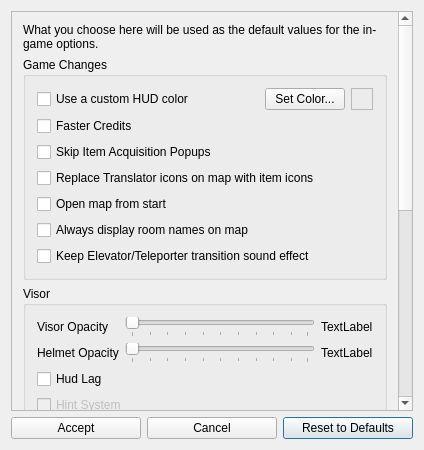
<?xml version="1.0" encoding="UTF-8"?>
<ui version="4.0">
 <class>EchoesCosmeticPatchesDialog</class>
 <widget class="QDialog" name="EchoesCosmeticPatchesDialog">
  <property name="geometry">
   <rect>
    <x>0</x>
    <y>0</y>
    <width>424</width>
    <height>450</height>
   </rect>
  </property>
  <property name="windowTitle">
   <string>Metroid Prime 2 - Cosmetic Options</string>
  </property>
  <layout class="QGridLayout" name="gridLayout">
   <item row="2" column="2">
    <widget class="QPushButton" name="reset_button">
     <property name="text">
      <string>Reset to Defaults</string>
     </property>
    </widget>
   </item>
   <item row="2" column="0">
    <widget class="QPushButton" name="accept_button">
     <property name="text">
      <string>Accept</string>
     </property>
    </widget>
   </item>
   <item row="2" column="1">
    <widget class="QPushButton" name="cancel_button">
     <property name="text">
      <string>Cancel</string>
     </property>
    </widget>
   </item>
   <item row="1" column="0" colspan="3">
    <widget class="QScrollArea" name="scrollArea">
     <property name="widgetResizable">
      <bool>true</bool>
     </property>
     <widget class="QWidget" name="scroll_area_contents">
      <property name="geometry">
       <rect>
        <x>0</x>
        <y>0</y>
        <width>390</width>
        <height>779</height>
       </rect>
      </property>
      <layout class="QVBoxLayout" name="verticalLayout">
       <item>
        <widget class="QLabel" name="description_label">
         <property name="text">
          <string>&lt;html&gt;&lt;head/&gt;&lt;body&gt;&lt;p&gt;What you choose here will be used as the default values for the in-game options.&lt;/p&gt;&lt;/body&gt;&lt;/html&gt;</string>
         </property>
         <property name="wordWrap">
          <bool>true</bool>
         </property>
        </widget>
       </item>
       <item>
        <widget class="QGroupBox" name="game_changes_box">
         <property name="title">
          <string>Game Changes</string>
         </property>
         <layout class="QVBoxLayout" name="game_changes_layout">
          <item>
           <layout class="QHBoxLayout" name="hud_color_layout">
            <property name="spacing">
             <number>6</number>
            </property>
            <item>
             <widget class="QCheckBox" name="custom_hud_color">
              <property name="text">
               <string>Use a custom HUD color</string>
              </property>
             </widget>
            </item>
            <item>
             <widget class="QPushButton" name="custom_hud_color_button">
              <property name="sizePolicy">
               <sizepolicy hsizetype="Maximum" vsizetype="Fixed">
                <horstretch>0</horstretch>
                <verstretch>0</verstretch>
               </sizepolicy>
              </property>
              <property name="text">
               <string>Set Color...</string>
              </property>
             </widget>
            </item>
            <item>
             <widget class="QFrame" name="custom_hud_color_square">
              <property name="sizePolicy">
               <sizepolicy hsizetype="Fixed" vsizetype="Fixed">
                <horstretch>0</horstretch>
                <verstretch>0</verstretch>
               </sizepolicy>
              </property>
              <property name="minimumSize">
               <size>
                <width>22</width>
                <height>22</height>
               </size>
              </property>
              <property name="autoFillBackground">
               <bool>false</bool>
              </property>
              <property name="frameShape">
               <enum>QFrame::StyledPanel</enum>
              </property>
              <property name="frameShadow">
               <enum>QFrame::Raised</enum>
              </property>
              <property name="lineWidth">
               <number>1</number>
              </property>
             </widget>
            </item>
           </layout>
          </item>
          <item>
           <widget class="QCheckBox" name="faster_credits_check">
            <property name="text">
             <string>Faster Credits</string>
            </property>
           </widget>
          </item>
          <item>
           <widget class="QCheckBox" name="remove_hud_popup_check">
            <property name="text">
             <string>Skip Item Acquisition Popups</string>
            </property>
           </widget>
          </item>
          <item>
           <widget class="QCheckBox" name="pickup_markers_check">
            <property name="text">
             <string>Replace Translator icons on map with item icons</string>
            </property>
           </widget>
          </item>
          <item>
           <widget class="QCheckBox" name="open_map_check">
            <property name="text">
             <string>Open map from start</string>
            </property>
           </widget>
          </item>
          <item>
           <widget class="QCheckBox" name="unvisited_room_names_check">
            <property name="text">
             <string>Always display room names on map</string>
            </property>
           </widget>
          </item>
          <item>
           <widget class="QCheckBox" name="elevator_sound_check">
            <property name="toolTip">
             <string>&lt;html&gt;&lt;head/&gt;&lt;body&gt;&lt;p&gt;The sound effect is always kept when elevators are vanilla.&lt;/p&gt;&lt;/body&gt;&lt;/html&gt;</string>
            </property>
            <property name="text">
             <string>Keep Elevator/Teleporter transition sound effect</string>
            </property>
           </widget>
          </item>
         </layout>
        </widget>
       </item>
       <item>
        <widget class="QGroupBox" name="visor_box">
         <property name="title">
          <string>Visor</string>
         </property>
         <layout class="QGridLayout" name="visor_layout">
          <item row="3" column="0" colspan="2">
           <widget class="QCheckBox" name="hud_lag_check">
            <property name="text">
             <string>Hud Lag</string>
            </property>
           </widget>
          </item>
          <item row="0" column="0">
           <widget class="QLabel" name="hud_alpha_label">
            <property name="text">
             <string>Visor Opacity</string>
            </property>
           </widget>
          </item>
          <item row="1" column="1">
           <widget class="QSlider" name="helmet_alpha_slider">
            <property name="orientation">
             <enum>Qt::Horizontal</enum>
            </property>
            <property name="tickPosition">
             <enum>QSlider::TicksBelow</enum>
            </property>
           </widget>
          </item>
          <item row="0" column="2">
           <widget class="QLabel" name="hud_alpha_value_label">
            <property name="text">
             <string>TextLabel</string>
            </property>
           </widget>
          </item>
          <item row="1" column="0">
           <widget class="QLabel" name="helmet_alpha_label">
            <property name="text">
             <string>Helmet Opacity</string>
            </property>
           </widget>
          </item>
          <item row="1" column="2">
           <widget class="QLabel" name="helmet_alpha_value_label">
            <property name="text">
             <string>TextLabel</string>
            </property>
           </widget>
          </item>
          <item row="0" column="1">
           <widget class="QSlider" name="hud_alpha_slider">
            <property name="orientation">
             <enum>Qt::Horizontal</enum>
            </property>
            <property name="tickPosition">
             <enum>QSlider::TicksBelow</enum>
            </property>
           </widget>
          </item>
          <item row="4" column="0" colspan="2">
           <widget class="QCheckBox" name="checkBox">
            <property name="enabled">
             <bool>false</bool>
            </property>
            <property name="toolTip">
             <string>&lt;html&gt;&lt;head/&gt;&lt;body&gt;&lt;p&gt;The in-game Hint System has been removed. The option for it remains, but does nothing.&lt;/p&gt;&lt;/body&gt;&lt;/html&gt;</string>
            </property>
            <property name="text">
             <string>Hint System</string>
            </property>
           </widget>
          </item>
         </layout>
        </widget>
       </item>
       <item>
        <widget class="QGroupBox" name="controls_box">
         <property name="title">
          <string>Controls</string>
         </property>
         <layout class="QGridLayout" name="controls_layout">
          <item row="0" column="0">
           <widget class="QCheckBox" name="invert_y_axis_check">
            <property name="text">
             <string>Invert Y Axis</string>
            </property>
           </widget>
          </item>
          <item row="1" column="0">
           <widget class="QCheckBox" name="rumble_check">
            <property name="text">
             <string>Rumble</string>
            </property>
           </widget>
          </item>
         </layout>
        </widget>
       </item>
       <item>
        <widget class="QGroupBox" name="audio_box">
         <property name="title">
          <string>Audio</string>
         </property>
         <layout class="QGridLayout" name="audio_layout">
          <item row="0" column="0">
           <widget class="QLabel" name="sound_mode_label">
            <property name="maximumSize">
             <size>
              <width>16777215</width>
              <height>20</height>
             </size>
            </property>
            <property name="text">
             <string>Sound Mode</string>
            </property>
           </widget>
          </item>
          <item row="1" column="0">
           <widget class="QLabel" name="sfx_volume_label">
            <property name="text">
             <string>Sound Volume</string>
            </property>
           </widget>
          </item>
          <item row="2" column="0">
           <widget class="QLabel" name="music_volume_label">
            <property name="text">
             <string>Music Volume</string>
            </property>
           </widget>
          </item>
          <item row="0" column="1">
           <widget class="QComboBox" name="sound_mode_combo"/>
          </item>
          <item row="1" column="1">
           <widget class="QSlider" name="sfx_volume_slider">
            <property name="orientation">
             <enum>Qt::Horizontal</enum>
            </property>
            <property name="tickPosition">
             <enum>QSlider::TicksBelow</enum>
            </property>
           </widget>
          </item>
          <item row="2" column="1">
           <widget class="QSlider" name="music_volume_slider">
            <property name="orientation">
             <enum>Qt::Horizontal</enum>
            </property>
            <property name="tickPosition">
             <enum>QSlider::TicksBelow</enum>
            </property>
           </widget>
          </item>
          <item row="1" column="2">
           <widget class="QLabel" name="sfx_volume_value_label">
            <property name="text">
             <string>TextLabel</string>
            </property>
           </widget>
          </item>
          <item row="2" column="2">
           <widget class="QLabel" name="music_volume_value_label">
            <property name="text">
             <string>TextLabel</string>
            </property>
           </widget>
          </item>
         </layout>
        </widget>
       </item>
       <item>
        <widget class="QGroupBox" name="screen_box">
         <property name="title">
          <string>Screen</string>
         </property>
         <layout class="QGridLayout" name="screen_layout">
          <item row="0" column="0">
           <widget class="QLabel" name="screen_brightness_label">
            <property name="text">
             <string>Screen Brightness</string>
            </property>
           </widget>
          </item>
          <item row="1" column="0">
           <widget class="QLabel" name="screen_x_offset_label">
            <property name="text">
             <string>Screen X Offset</string>
            </property>
           </widget>
          </item>
          <item row="0" column="1">
           <widget class="QSlider" name="screen_brightness_slider">
            <property name="orientation">
             <enum>Qt::Horizontal</enum>
            </property>
            <property name="tickPosition">
             <enum>QSlider::TicksBelow</enum>
            </property>
           </widget>
          </item>
          <item row="2" column="1">
           <widget class="QSlider" name="screen_y_offset_slider">
            <property name="orientation">
             <enum>Qt::Horizontal</enum>
            </property>
            <property name="tickPosition">
             <enum>QSlider::TicksBelow</enum>
            </property>
           </widget>
          </item>
          <item row="3" column="0">
           <widget class="QLabel" name="screen_stretch_label">
            <property name="text">
             <string>Screen Stretch</string>
            </property>
           </widget>
          </item>
          <item row="1" column="1">
           <widget class="QSlider" name="screen_x_offset_slider">
            <property name="orientation">
             <enum>Qt::Horizontal</enum>
            </property>
            <property name="tickPosition">
             <enum>QSlider::TicksBelow</enum>
            </property>
           </widget>
          </item>
          <item row="3" column="1">
           <widget class="QSlider" name="screen_stretch_slider">
            <property name="orientation">
             <enum>Qt::Horizontal</enum>
            </property>
            <property name="tickPosition">
             <enum>QSlider::TicksBelow</enum>
            </property>
           </widget>
          </item>
          <item row="2" column="0">
           <widget class="QLabel" name="screen_y_offset_label">
            <property name="text">
             <string>Screen Y Offset</string>
            </property>
           </widget>
          </item>
          <item row="0" column="2">
           <widget class="QLabel" name="screen_brightness_value_label">
            <property name="text">
             <string>TextLabel</string>
            </property>
           </widget>
          </item>
          <item row="1" column="2">
           <widget class="QLabel" name="screen_x_offset_value_label">
            <property name="text">
             <string>TextLabel</string>
            </property>
           </widget>
          </item>
          <item row="2" column="2">
           <widget class="QLabel" name="screen_y_offset_value_label">
            <property name="text">
             <string>TextLabel</string>
            </property>
           </widget>
          </item>
          <item row="3" column="2">
           <widget class="QLabel" name="screen_stretch_value_label">
            <property name="text">
             <string>TextLabel</string>
            </property>
           </widget>
          </item>
         </layout>
        </widget>
       </item>
      </layout>
     </widget>
    </widget>
   </item>
  </layout>
 </widget>
 <layoutdefault spacing="6" margin="11"/>
 <resources/>
 <connections/>
</ui>
